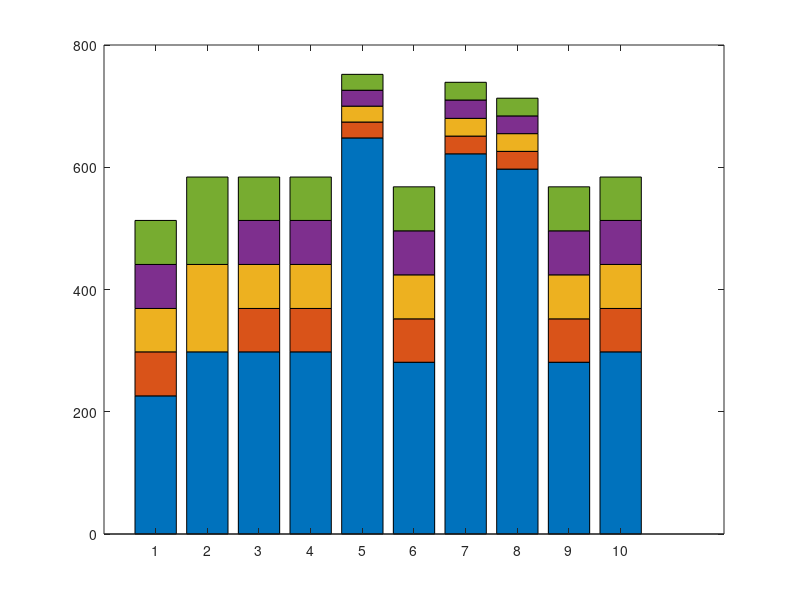

Recreate this plot in MATLAB. (Note: this script raises an error after producing the figure.)
% Clear workspace
clc;
clear;
close all;

% --- DATA DEFINITION ---
% Rows: Logic types (EAL1 to EAL9 + PAL)
% Columns: Bit Widths (4-bit, 5-bit, 6-bit, 7-bit, 8-bit)
CPD_Values = [
    513, 441, 369, 298, 226;  % EAL1
    584, 0,   441, 0,   298;  % EAL2
    584, 513, 441, 369, 298;  % EAL3
    584, 513, 441, 369, 298;  % EAL4
    752, 726, 700, 674, 648;  % EAL5
    568, 496, 424, 352, 281;  % EAL6
    739, 710, 680, 651, 622;  % EAL7
    713, 684, 655, 626, 597;  % EAL8
    568, 496, 424, 352, 281;  % EAL9
    584, 513, 441, 369, 298   % PAL
];

logicNames = {'EAL1', 'EAL2', 'EAL3', 'EAL4', 'EAL5', 'EAL6', 'EAL7', 'EAL8', 'EAL9', 'PAL'};

% --- DATA PROCESSING (INCREMENTAL LOGIC) ---
% 1. Reverse Columns: 8-bit (Smallest/Bottom) -> 4-bit (Largest/Top)
Filled_Values = fliplr(CPD_Values);

% 2. Fill missing 0 values (Gap Filling)
for i = 1:size(Filled_Values, 1)
    for j = 2:size(Filled_Values, 2)
        if Filled_Values(i, j) == 0
            Filled_Values(i, j) = Filled_Values(i, j-1);
        end
    end
end

% 3. Calculate Incremental Differences
%    (Next Layer - Previous Layer)
Plot_Data = zeros(size(Filled_Values));
Plot_Data(:, 1) = Filled_Values(:, 1); % Base (8-bit)
for j = 2:size(Filled_Values, 2)
    diff = Filled_Values(:, j) - Filled_Values(:, j-1);
    % Clamp negative differences to 0 to prevent graph errors
    Plot_Data(:, j) = max(diff, 0); 
end

% --- PLOTTING ---
figure('Position', [100, 100, 1400, 800], 'Color', 'w'); 

x = 1:size(Plot_Data, 1);
b = bar(x, Plot_Data, 'stacked');

% --- STYLING ---
barWidth = 0.5; 
for i = 1:length(b)
    b(i).BarWidth = barWidth;
end

% --- COLORS (Stack Order) ---
% 1 (Bottom): 8-bit (Green) ... 5 (Top): 4-bit (Blue)
customColors = [
    0.47, 0.67, 0.19;  % 1: 8-bit (Green) - BOTTOM
    0.49, 0.18, 0.56;  % 2: 7-bit (Purple)
    0.93, 0.69, 0.13;  % 3: 6-bit (Yellow)
    0.85, 0.33, 0.10;  % 4: 5-bit (Orange)
    0.00, 0.45, 0.74   % 5: 4-bit (Blue)  - TOP
];

for i = 1:length(b)
    b(i).FaceColor = customColors(i,:);
end

% --- AXES SETTINGS ---
% Calculate Max Y based on Filled_Values (Total Height)
max_y = max(max(Filled_Values));

% Increase Y-limit to create empty space at top-left for the legend
ylim([0, max_y * 1.35]); 

set(gca, 'XTick', x);
set(gca, 'XTickLabel', logicNames);
set(gca, 'FontSize', 11);
set(gca, 'XColor', 'k', 'YColor', 'k'); 
set(gca, 'Color', 'w');                 

xlabel('Approximation Logic', 'FontSize', 12, 'FontWeight', 'bold', 'Color', 'k');
ylabel('Critical Path Delay (ps)', 'FontSize', 12, 'FontWeight', 'bold', 'Color', 'k');
title('Critical Path Delay (CPD) Values Breakdown', 'FontSize', 14, 'FontWeight', 'bold', 'Color', 'k');

% --- REMOVE GRID ---
grid off;

% --- PROFESSIONAL COMPACT LEGEND BOX ---
legend_rows = {'4-bit', '5-bit', '6-bit', '7-bit', '8-bit'};

% Legend Coordinates (Top-Left Area)
box_x = 0.6;                 
box_y = max_y * 1.32;        
box_w = 2.9;                 % Wide enough to fit everything
box_h = max_y * 0.22;        

% Draw Boundary
rectangle('Position', [box_x, box_y - box_h, box_w, box_h], ...
    'EdgeColor', 'k', 'LineWidth', 0.8, 'FaceColor', 'none'); 

% Spacing
start_x = box_x + 0.1;        
start_y = box_y - (max_y * 0.025);         
row_spacing = max_y * 0.04;   
patch_width = 0.25;            
patch_height = max_y * 0.02;  
gap_small = 0.05;              
label_offset = 0.6;           

% Draw Legend Items
for k = 1:5
    current_y = start_y - ((k-1) * row_spacing);
    current_x = start_x;
    
    % Label
    text(current_x, current_y, [legend_rows{k} ':'], ...
        'FontSize', 7, 'FontWeight', 'bold', 'Color', 'k', ...
        'VerticalAlignment', 'middle', 'HorizontalAlignment', 'left');
    
    current_x = current_x + label_offset;
    
    % Open Bracket
    text(current_x, current_y, '(', ...
        'FontSize', 7, 'FontWeight', 'bold', 'Color', 'k', ...
        'VerticalAlignment', 'middle', 'HorizontalAlignment', 'center');
    
    current_x = current_x + 0.1;
    
    % Draw Patches
    layers_to_draw = 6 - k; 
    
    for layer = 1:layers_to_draw
        rectangle('Position', [current_x, current_y - (patch_height/2), patch_width, patch_height], ...
            'FaceColor', customColors(layer, :), ...
            'EdgeColor', 'k', 'LineWidth', 0.5);
        
        current_x = current_x + patch_width + gap_small;
        
        % '+' Sign
        if layer < layers_to_draw
             text(current_x, current_y, '+', ...
                'FontSize', 6, 'FontWeight', 'bold', 'Color', 'k', ...
                'VerticalAlignment', 'middle', 'HorizontalAlignment', 'center');
             current_x = current_x + gap_small + 0.05;
        end
    end
    
    % Closing Bracket
    text(current_x + 0.05, current_y, ')', ...
        'FontSize', 7, 'FontWeight', 'bold', 'Color', 'k', ...
        'VerticalAlignment', 'middle', 'HorizontalAlignment', 'left');
end

% --- ADDING TEXT LABELS ---
original_flipped = fliplr(CPD_Values);
cumulative_stack = cumsum(Plot_Data, 2); 

for i = 1:size(Plot_Data, 1) % Rows
    for j = 1:size(Plot_Data, 2) % Columns
        
        val_original = original_flipped(i, j);
        val_position = cumulative_stack(i, j); 
        
        if val_original > 0
            % Text at the TOP BOUNDARY
            y_pos = val_position;
            x_pos = i + (barWidth / 2) + 0.02; 
            
            % Using %.0f for Integers
            txt_str = sprintf('%.0f', val_original);
            
            text(x_pos, y_pos, txt_str, ...
                'FontSize', 6, ...           
                'Color', 'r', ...            
                'FontWeight', 'bold', ...
                'HorizontalAlignment', 'left', ...
                'VerticalAlignment', 'middle'); 
        end
    end
end
